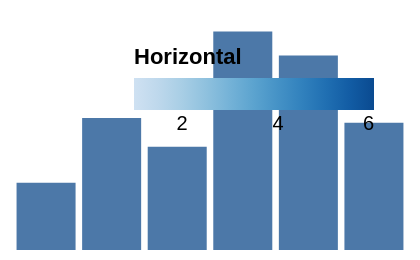

Vega-Lite specification for this chart:
### Vega specification from a JSON file in a GitHub repository (floating-point values rounded to 4 significant figures)
{"width": 200, "height": 120, "padding": 5, "data": [{"name": "t", "values": [{"a": "Alpha", "b": 28, "c": "x", "d": 1}, {"a": "Bravo", "b": 55, "c": "y", "d": 2}, {"a": "Charlie", "b": 43, "c": "x", "d": 3}, {"a": "Delta", "b": 91, "c": "z", "d": 4}, {"a": "Echo", "b": 81, "c": "y", "d": 5}, {"a": "Foxtrot", "b": 53, "c": "z", "d": 6}]}], "scales": [{"name": "x", "type": "band", "domain": {"data": "t", "field": "a"}, "range": "width", "padding": 0.1}, {"name": "y", "type": "linear", "domain": {"data": "t", "field": "b"}, "range": "height", "nice": true}, {"name": "color", "type": "ordinal", "domain": {"data": "t", "field": "c"}, "range": {"scheme": "category10"}}, {"name": "ramp", "type": "linear", "domain": {"data": "t", "field": "d"}, "range": {"scheme": "blues"}}, {"name": "size", "type": "linear", "domain": {"data": "t", "field": "b"}, "range": [10, 200]}, {"name": "shape", "type": "ordinal", "domain": {"data": "t", "field": "c"}, "range": "symbol"}, {"name": "quant", "type": "quantize", "domain": [0, 100], "range": {"scheme": "greens", "count": 4}}], "marks": [{"type": "rect", "from": {"data": "t"}, "encode": {"enter": {"x": {"scale": "x", "field": "a"}, "width": {"scale": "x", "band": 1}, "y": {"scale": "y", "field": "b"}, "y2": {"scale": "y", "value": 0}}}}], "legends": [{"fill": "ramp", "type": "gradient", "title": "Horizontal", "direction": "horizontal", "gradientLength": 120, "orient": "top-right"}]}
